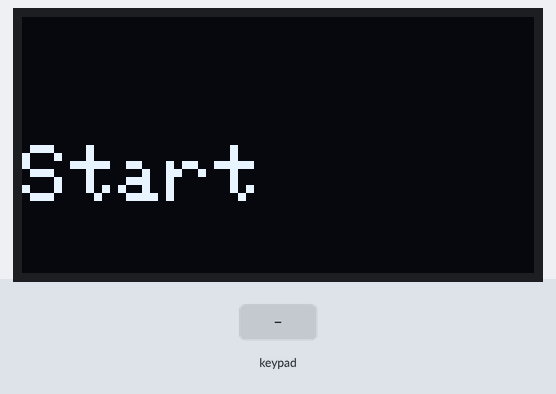
Recording of a sketch running on a simulated Arduino Uno, built with avr-gcc and run on an emulated ATmega328P. Shown: 128×64 one-colour display. The test bench sets the inputs (shaded band). The display library's start-up logo is not drawn; what the sketch prints to the serial monitor is not drawn.

Above: at 2.2 s.
2.3 s: keypad keys 9 8 7 6 # pressed 0.4 s apart
At 5.4 s:
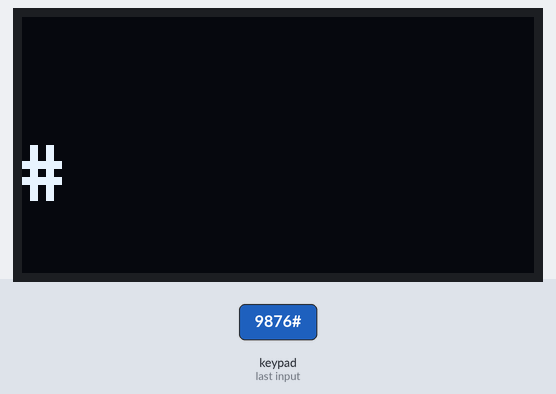
5.8 s: key 'A' pressed
At 6.6 s:
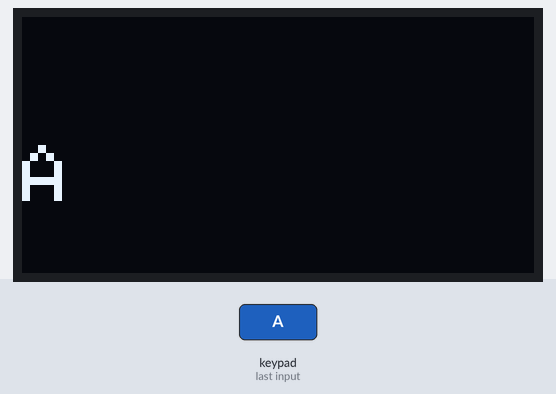
7.3 s: key 'B' pressed
At 7.7 s:
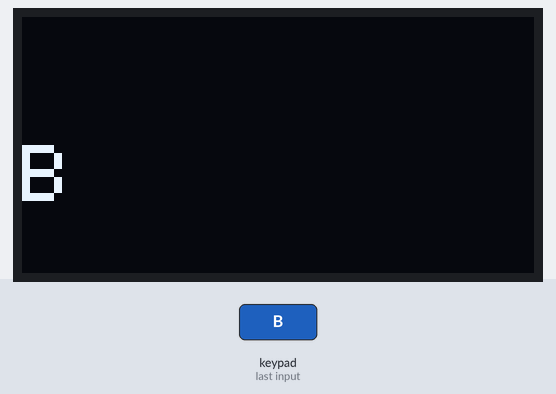
8.8 s: keypad keys 9 8 7 6 * pressed 0.4 s apart
At 11.3 s:
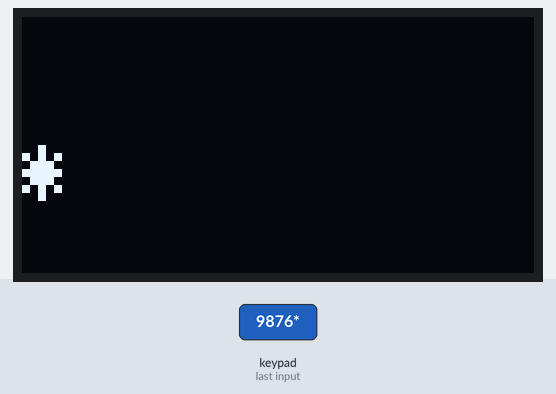
12.3 s: key 'C' pressed
At 12.9 s:
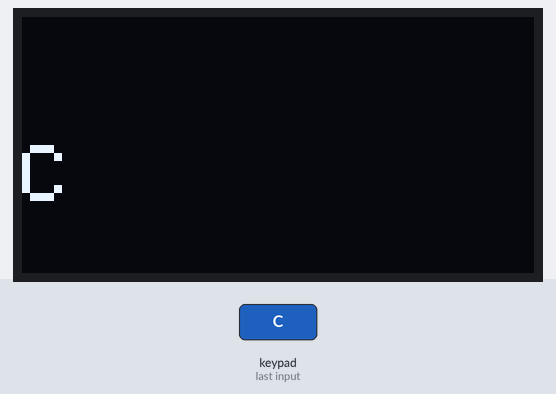
13.8 s: keypad keys 9 8 7 6 D pressed 0.4 s apart
At 16.4 s:
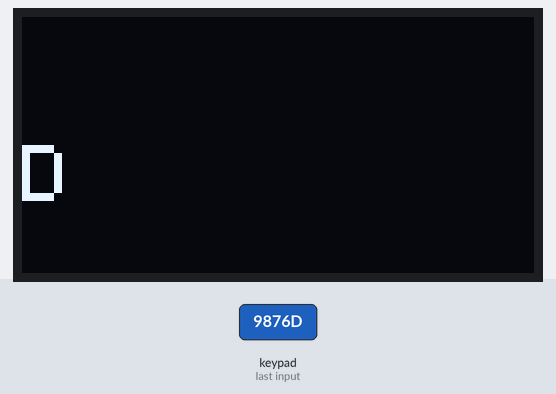
Timing chart, 0 to 17.9 s (numbered marks = the images above; inputs shaded):
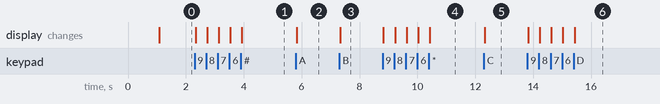

The sketch:

matrixKeypadToDisplay.ino.ino
```cpp
#include <SPI.h>
#include <Wire.h>
#include <Adafruit_GFX.h>
#include <Adafruit_SSD1306.h>

#define SCREEN_WIDTH 128
#define SCREEN_HEIGHT 64
#define OLED_RESET -1
#define SCREEN_ADDRESS 0x3C

Adafruit_SSD1306 display(SCREEN_WIDTH, SCREEN_HEIGHT, &Wire, OLED_RESET);

#include <Keypad.h>
const byte ROWS = 4; //four rows
const byte COLS = 4; //four columns
//define the cymbols on the buttons of the keypads
char hexaKeys[ROWS][COLS] = {
  {'1','2','3','A'},
  {'4','5','6','B'},
  {'7','8','9','C'},
  {'*','0','#','D'}
};
byte rowPins[ROWS] = {9,8,7,6}; //connect to the row pinouts of the keypad
byte colPins[COLS] = {5,4,3,2}; //connect to the column pinouts of the keypad

//initialize an instance of class NewKeypad
Keypad customKeypad = Keypad( makeKeymap(hexaKeys), rowPins, colPins, ROWS, COLS);

void setup(){
  Serial.begin(9600);

  Serial.println("SSD1306 allocation starting");
  // setting voltage for display at 3.3v, failing which we don't proceed
  display.begin(SSD1306_SWITCHCAPVCC, SCREEN_ADDRESS);
  Serial.println("Started OLED");
  display.display();
  delay(1000);
  display.clearDisplay();
  display.setTextSize(2);
  display.setTextColor(SSD1306_WHITE);
  display.setCursor(0,32);
  display.print("Start");
  display.display();
}

void loop(){
  char customKey = customKeypad.getKey();
  if (customKey){
    display.clearDisplay();
    Serial.println(customKey);
    display.setTextSize(2);
    display.setTextColor(SSD1306_WHITE);
    display.setCursor(0,32);
    display.print(customKey);
    display.display();
  }
}
```

Measured:
- after the input at 2.3 s, the display: first changes at once (image 1 shows a later state)
- after the input at 5.8 s, the display: changes at once (image 2)
- after the input at 7.3 s, the display: changes at once (image 3)
- after the input at 8.8 s, the display: first changes at once (image 4 shows a later state)
- after the input at 12.3 s, the display: changes at once (image 5)
- after the input at 13.8 s, the display: first changes at once (image 6 shows a later state)
